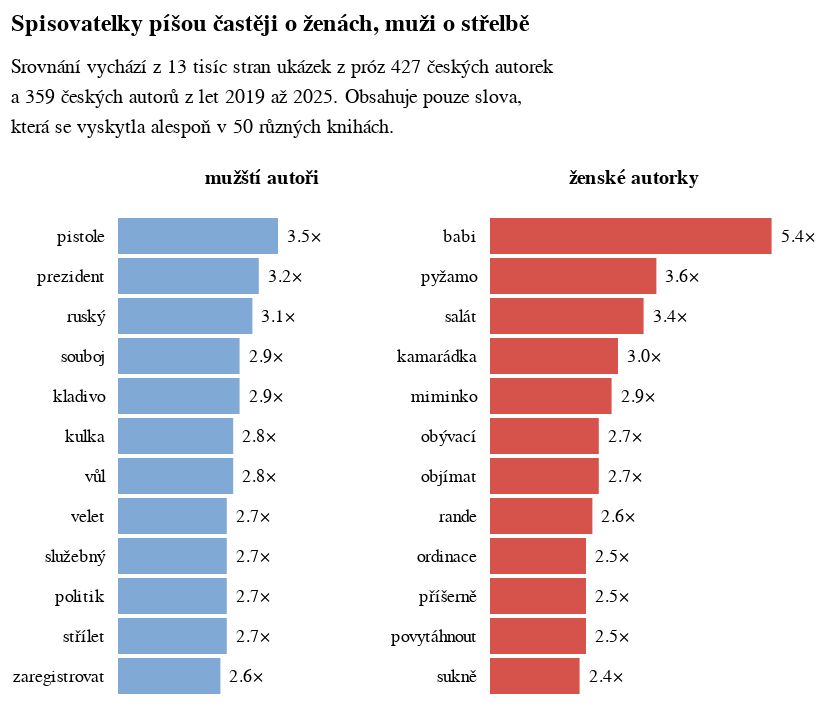

The notebook cell this image was saved under:
### Code cell
podtitulek = [
    f"Srovnání vychází z {graf_rozsah} tisíc stran ukázek z próz {graf_zeny} českých autorek",
    f"a {graf_muzi} českých autorů z let {graf_rok_min} až {graf_rok_max}. Obsahuje pouze slova,",
    "která se vyskytla alespoň v 50 různých knihách."
]

spojeni = alt.concat(sloupec('mužští autoři'), sloupec('ženské autorky'), spacing=-10)

spojeni = spojeni.properties(
    title={
        'text': "Spisovatelky píšou častěji o ženách, muži o střelbě",
        'subtitle': podtitulek
    }).configure_view(stroke='transparent').configure_axisX(
    grid=False, domain=False).resolve_scale(x="shared")

spojeni

### Figure 1 — Vega-Lite specification as saved in the notebook (floating-point values rounded to 4 significant figures)
{"config": {"title": {"font": "Noticia Text", "fontSize": 12, "anchor": "start", "lineHeight": 19, "fontWeight": "bolder", "subtitleFont": "Noticia Text", "subtitleFontSize": 10, "subtitleLineHeight": 15, "subtitlePadding": 10, "dy": -10}, "axis": {"labelFont": "Asap", "titleFont": "Asap", "fontWeight": "lighter", "titleFontWeight": "lighter", "labelFontSize": 9, "titleFontSize": 9, "labelPadding": 2, "titlePadding": 9, "domainOpacity": 0, "tickColor": "#DCDDD6"}, "legend": {"labelFont": "Asap", "labelFontWeight": "normal", "titleFont": "Asap", "titleFontWeight": "normal", "labelFontSize": 9, "titleFontSize": 9}, "axisX": {"domain": false, "grid": false}, "view": {"stroke": "transparent"}}, "concat": [{"layer": [{"mark": {"type": "bar", "color": "#81A9D5"}, "encoding": {"x": {"axis": {"tickCount": 0}, "field": "rozdíl", "title": null, "type": "quantitative"}, "y": {"axis": {"tickColor": "white"}, "field": "slovo", "sort": ["babi", "pyžamo", "pistole", "salát", "prezident", "ruský", "kamarádka", "souboj", "miminko", "kladivo", "kulka", "vůl", "velet", "služebný", "politik", "obývací", "objímat", "střílet", "rande", "zaregistrovat", "ordinace", "příšerně", "povytáhnout", "sukně"], "title": null, "type": "nominal"}}, "title": {"text": "mužští autoři", "anchor": "middle", "fontSize": 10}}, {"mark": {"type": "text", "color": "black", "dx": 13, "font": "Asap", "size": 9}, "encoding": {"text": {"field": "textik", "type": "nominal"}, "x": {"axis": {"tickCount": 0}, "field": "rozdíl", "title": null, "type": "quantitative"}, "y": {"field": "slovo", "sort": ["babi", "pyžamo", "pistole", "salát", "prezident", "ruský", "kamarádka", "souboj", "miminko", "kladivo", "kulka", "vůl", "velet", "služebný", "politik", "obývací", "objímat", "střílet", "rande", "zaregistrovat", "ordinace", "příšerně", "povytáhnout", "sukně"], "type": "nominal"}}, "title": {"text": "mužští autoři", "anchor": "middle", "fontSize": 10}}], "data": {"name": "data-9a227dbe4563856c9d84a540bda56871"}, "width": 144.0}, {"layer": [{"mark": {"type": "bar", "color": "#D6534B"}, "encoding": {"x": {"axis": {"tickCount": 0}, "field": "rozdíl", "title": null, "type": "quantitative"}, "y": {"axis": {"tickColor": "white"}, "field": "slovo", "sort": ["babi", "pyžamo", "pistole", "salát", "prezident", "ruský", "kamarádka", "souboj", "miminko", "kladivo", "kulka", "vůl", "velet", "služebný", "politik", "obývací", "objímat", "střílet", "rande", "zaregistrovat", "ordinace", "příšerně", "povytáhnout", "sukně"], "title": null, "type": "nominal"}}, "title": {"text": "ženské autorky", "anchor": "middle", "fontSize": 10}}, {"mark": {"type": "text", "color": "black", "dx": 13, "font": "Asap", "size": 9}, "encoding": {"text": {"field": "textik", "type": "nominal"}, "x": {"axis": {"tickCount": 0}, "field": "rozdíl", "title": null, "type": "quantitative"}, "y": {"field": "slovo", "sort": ["babi", "pyžamo", "pistole", "salát", "prezident", "ruský", "kamarádka", "souboj", "miminko", "kladivo", "kulka", "vůl", "velet", "služebný", "politik", "obývací", "objímat", "střílet", "rande", "zaregistrovat", "ordinace", "příšerně", "povytáhnout", "sukně"], "type": "nominal"}}, "title": {"text": "ženské autorky", "anchor": "middle", "fontSize": 10}}], "data": {"name": "data-e85eec637a095fe81afb01bf3bb60f48"}, "width": 144.0}], "resolve": {"scale": {"x": "shared"}}, "spacing": -10, "title": {"text": "Spisovatelky píšou častěji o ženách, muži o střelbě", "subtitle": ["Srovnání vychází z 13 tisíc stran ukázek z próz 427 českých autorek", "a 359 českých autorů z let 2019 až 2025. Obsahuje pouze slova,", "která se vyskytla alespoň v 50 různých knihách."]}, "$schema": "https://vega.github.io/schema/vega-lite/v5.8.0.json", "datasets": {"data-9a227dbe4563856c9d84a540bda56871": [{"slovo": "zaregistrovat", "rozdíl": 1.6, "mz": "mužští autoři", "textik": "2.6×"}, {"slovo": "střílet", "rozdíl": 1.7, "mz": "mužští autoři", "textik": "2.7×"}, {"slovo": "politik", "rozdíl": 1.7, "mz": "mužští autoři", "textik": "2.7×"}, {"slovo": "služebný", "rozdíl": 1.7, "mz": "mužští autoři", "textik": "2.7×"}, {"slovo": "velet", "rozdíl": 1.7, "mz": "mužští autoři", "textik": "2.7×"}, {"slovo": "vůl", "rozdíl": 1.8, "mz": "mužští autoři", "textik": "2.8×"}, {"slovo": "kulka", "rozdíl": 1.8, "mz": "mužští autoři", "textik": "2.8×"}, {"slovo": "kladivo", "rozdíl": 1.9, "mz": "mužští autoři", "textik": "2.9×"}, {"slovo": "souboj", "rozdíl": 1.9, "mz": "mužští autoři", "textik": "2.9×"}, {"slovo": "ruský", "rozdíl": 2.1, "mz": "mužští autoři", "textik": "3.1×"}, {"slovo": "prezident", "rozdíl": 2.2, "mz": "mužští autoři", "textik": "3.2×"}, {"slovo": "pistole", "rozdíl": 2.5, "mz": "mužští autoři", "textik": "3.5×"}], "data-e85eec637a095fe81afb01bf3bb60f48": [{"slovo": "babi", "rozdíl": 4.4, "mz": "ženské autorky", "textik": "5.4×"}, {"slovo": "pyžamo", "rozdíl": 2.6, "mz": "ženské autorky", "textik": "3.6×"}, {"slovo": "salát", "rozdíl": 2.4, "mz": "ženské autorky", "textik": "3.4×"}, {"slovo": "kamarádka", "rozdíl": 2.0, "mz": "ženské autorky", "textik": "3.0×"}, {"slovo": "miminko", "rozdíl": 1.9, "mz": "ženské autorky", "textik": "2.9×"}, {"slovo": "obývací", "rozdíl": 1.7, "mz": "ženské autorky", "textik": "2.7×"}, {"slovo": "objímat", "rozdíl": 1.7, "mz": "ženské autorky", "textik": "2.7×"}, {"slovo": "rande", "rozdíl": 1.6, "mz": "ženské autorky", "textik": "2.6×"}, {"slovo": "ordinace", "rozdíl": 1.5, "mz": "ženské autorky", "textik": "2.5×"}, {"slovo": "příšerně", "rozdíl": 1.5, "mz": "ženské autorky", "textik": "2.5×"}, {"slovo": "povytáhnout", "rozdíl": 1.5, "mz": "ženské autorky", "textik": "2.5×"}, {"slovo": "sukně", "rozdíl": 1.4, "mz": "ženské autorky", "textik": "2.4×"}]}}
